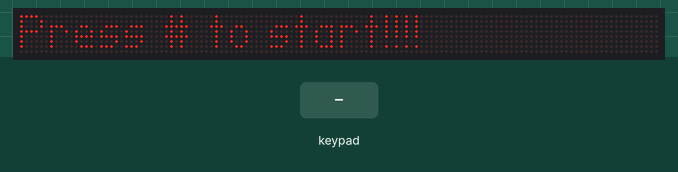
Simulated run of this sketch. Board: Arduino Uno, built with avr-gcc and run on an emulated ATmega328P. Shown: 128×8 LED matrix. The inputs (shaded band) are chosen by the test bench. Random numbers use the default seed unless the sketch sets one; what the sketch prints to the serial monitor is not drawn.

Above: at 0.1 s.
2.9 s: key '#' pressed
At 4.1 s:
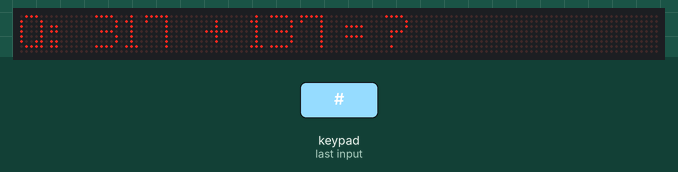
5.9 s: keypad keys 9 8 7 6 * pressed 0.4 s apart
At 8.2 s:
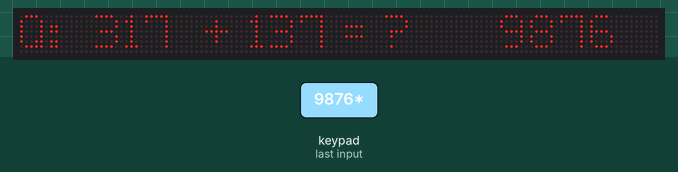
10.9 s: key '4' pressed
At 12.1 s:
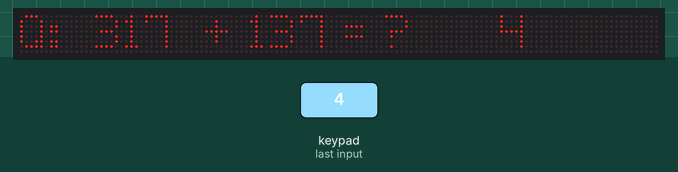
13.9 s: keypad keys 5 4 3 2 pressed 0.4 s apart
At 16.5 s:
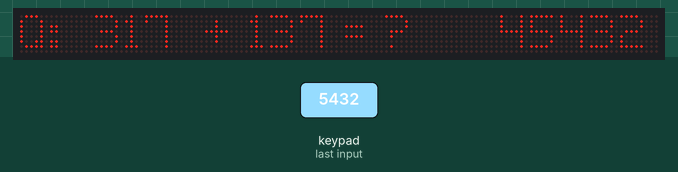
Timing chart, 0 to 18.0 s (numbered marks = the images above; inputs shaded):
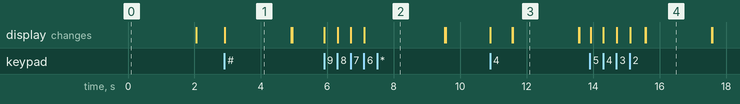

Measured:
- after the input at 2.9 s, the display: changes at once (image 1)
- what the display in image 1 shows lasts 2.0 s, from 2.9 s to 4.9 s

The sketch:

Math_test_Zone.ino
```cpp
/*
 * Maths test program with 4x4 Matrix Keypad connected to Arduino
This code prints the key pressed on the keypad to the serial port*/


// include MD_Parola library for scrolling text on LED Matrix
#include <MD_Parola.h>
#include <MD_MAX72xx.h>
#include <SPI.h>

// To support 4x4 Keypad for input
#include <Keypad.h>


// Define the number of devices we have in the chain and the hardware interface
// NOTE: These pin numbers will probably not work with your hardware and may
// need to be adapted
#define MAX_DEVICES 16
#define MAX_ZONES 2
#define CLK_PIN   13
#define DATA_PIN  11
#define CS_PIN    10

// Setup parameters for MD_Parola
uint8_t scrollSpeed = 25;    // default frame delay value
textEffect_t scrollEffect = PA_PRINT;
textPosition_t scrollAlign = PA_LEFT;
uint16_t scrollPause = 2000; // in milliseconds

// Variables for Keypad
const byte numRows= 4; //number of rows on the keypad
const byte numCols= 4; //number of columns on the keypad

long first_no = 0;
long sec_no = 0;
long opr = 0;
int answer = 0;

char keymap[numRows][numCols]=
{
{'4', '8', '#', 'D'},
{'3', '7', '*', 'C'},
{'2', '6', '0', 'B'},
{'1', '5', '9', 'A'}
};
//Code that shows the the keypad connections to the arduino terminals
byte rowPins[numRows] = {9,8,7,6}; //Rows 0 to 3
byte colPins[numCols]= {5,4,3,2}; //Columns 0 to 3

//Buffer to collect input
char buf[11];
char temp_Q[60];
int i = 0;
int ready_out = 0;

//initializes an instance of the Keypad class
Keypad myKeypad= Keypad(makeKeymap(keymap), rowPins, colPins, numRows, numCols);

// HARDWARE SPI
MD_Parola P = MD_Parola(CS_PIN, MAX_DEVICES);
// SOFTWARE SPI
//MD_Parola P = MD_Parola(DATA_PIN, CLK_PIN, CS_PIN, MAX_DEVICES);

// Global message buffers shared by Serial and Scrolling functions
#define  BUF_SIZE  75
char curMessage[BUF_SIZE] = { "" };
char newMessage[BUF_SIZE] = { "Press # to start!!!!" };
bool newMessageAvailable = true;
bool to_zone = false;


//Generate Maths questions by using random generated no.
void question()
{
  randomSeed(analogRead(3) * millis());
  char temp[10];

  first_no = random(999);
  sec_no = random(first_no);
  opr = random(0, 999);

  //use newMessage to setup new question
  Serial.print("Question: ");
  strcpy(newMessage, "Q:  ");
  Serial.print(first_no);
  ltoa(first_no, temp, 10);
  strcat(newMessage, temp);
  switch (opr % 4)
  {
    case 0:
      Serial.print(" + ");
      strcat(newMessage, "  + ");
      answer = first_no + sec_no;
      break;
    case 1:
      Serial.print(" - ");
      strcat(newMessage, "  - ");
      answer = first_no - sec_no;
      break;
    case 2:
      Serial.print(" + ");
      strcat(newMessage, "  + ");
      answer = first_no + sec_no;
      break;
    case 3:
      Serial.print(" - ");
      strcat(newMessage, "  - ");
      answer = (long)(first_no - sec_no);
      break;
  }
  Serial.print(sec_no);
  ltoa(sec_no, temp, 10);
  strcat(newMessage, temp);
  Serial.println(" = ?");
  strcat(newMessage, " = ?");
  strcpy(temp_Q, newMessage);
  newMessageAvailable = true;
}

void setup()
{
  Serial.begin(9600);
  Serial.print("\n[Parola Scrolling Display]\nType a message for the scrolling display\nEnd message line with a newline\n");

  P.begin(MAX_ZONES);

  P.setZone(0, 4, 15);
  P.setZone(1, 0, 3);
  P.setIntensity(0, 1);
  P.setIntensity(1, 1);

  P.displayClear(0);
  P.displayClear(1);


  P.displayZoneText(0, newMessage, scrollAlign, scrollSpeed, scrollPause, scrollEffect, scrollEffect);

  Serial.println("Press # to start");
  while (true)
  {
    if (P.displayAnimate())
    {
      if (P.getZoneStatus (0))
      {
        //P.displayReset(0);
        Serial.println("Setup Zone 0");

        P.displayZoneText(1, "", scrollAlign, scrollSpeed, scrollPause, scrollEffect, scrollEffect);
        Serial.println("Setup Zone 1");
        //P.write("");
        P.displayReset(1);
        break;
      }
    }


  }

  while (true)
  {
    char keyin = myKeypad.getKey();

    if (keyin == '#')
    {
      Serial.println("Game starts....");
      question();
      break;
    }
  }

}

//If key is pressed, this key is stored in 'keypressed' variable
//If key is not equal to 'NO_KEY', then this key is printed out
//if count=17, then count is reset back to 0 (this means no key is pressed during the whole keypad scan process
void loop()
{
  char keypressed = myKeypad.getKey();
  if (keypressed != NO_KEY)
  {
    if ((keypressed != '#') && (keypressed != 'A') && (keypressed != 'B') && (keypressed != 'C') && (keypressed != 'D'))
    {
      if (keypressed != '*')
      {
        Serial.print(keypressed);
        P.displayZoneText(1, buf, scrollAlign, scrollSpeed, scrollPause, scrollEffect, scrollEffect);
        P.displayReset(1);
        if (i < 9)
        {
          buf[i] = keypressed;
          i++;
        }
        else if (i == 9)
        {
          buf[i] = keypressed;
          buf[i+1] = '\n';
          ready_out = 1;
          i = 0;
        }
      }
      else
      {
        buf[i] = '\n';
        ready_out = 1;
        i = 0;
      }
    }
  }

  if (ready_out == 1)
  {
    //Serial.println(buf);
    if (answer == atol(buf))
    {
      Serial.println("\nCorrect!!!\nNext Question...\n");
      P.displayZoneText(1, "Correct!", scrollAlign, scrollSpeed, scrollPause, scrollEffect, scrollEffect);
//    P.write("Correct! Next Question!");
      P.displayReset(1);
      delay(2000);
      question();
    }
    else
    {
      Serial.println("\nYou're wrong!!!  Try again!!!");
      Serial.println(temp_Q);
      P.displayZoneText(1, "Wrong!", scrollAlign, scrollSpeed, scrollPause, scrollEffect, scrollEffect);
//      P.write("Wrong! Try again!");
      P.displayReset(1);
      delay(2000);
      strcpy(curMessage, temp_Q);
      newMessageAvailable = true;
    }
    ready_out = 0;
    for (int r = 0; r < 11; r++)
    {
      buf[r] = ' ';
      P.write("");
      P.displayReset();
    }
  }

  if (P.displayAnimate())
  {
    if (newMessageAvailable)
    {
      strcpy(curMessage, newMessage);
      P.displayZoneText(0, curMessage, scrollAlign, scrollSpeed, scrollPause, scrollEffect, scrollEffect);
      P.displayZoneText(1, "", scrollAlign, scrollSpeed, scrollPause, scrollEffect, scrollEffect);
      newMessageAvailable = false;
    }
    P.displayReset(0);
    P.displayReset(1);
  }

}
```
